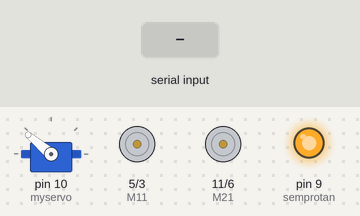
The sketch below on a simulated Arduino Uno, built with avr-gcc and run on an emulated ATmega328P. On the bench: servo, motor-driver pin pairs drawn as motors (green arrow = first pin HIGH = forward, orange = second pin HIGH = backward, longer = more drive), output pins drawn as LEDs (lit = HIGH). Inputs (shaded band) come from the test bench. What the sketch prints to the serial monitor is not drawn.

Above: at 1.2 s.
1.3 s: "8" received over Serial
At 3.1 s:
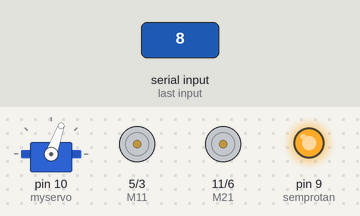
3.8 s: "A" received over Serial
At 5.0 s:
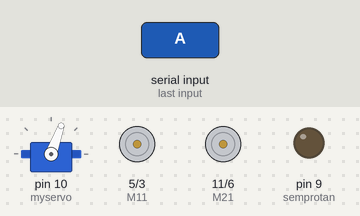
5.3 s: "7" received over Serial
At 7.4 s:
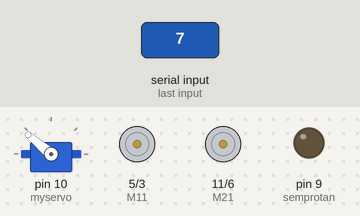
7.8 s: "4" received over Serial
At 8.1 s:
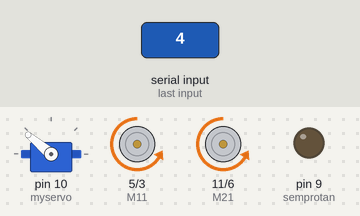
9.3 s: "2" received over Serial
At 10.3 s:
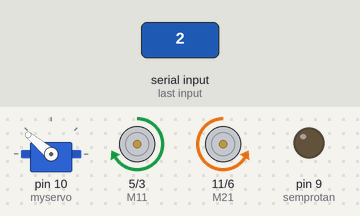
10.8 s: "1" received over Serial
At 11.5 s:
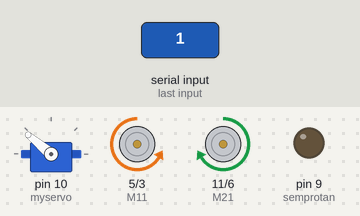
Timing chart, 0 to 13.3 s (numbered marks = the images above; inputs shaded):
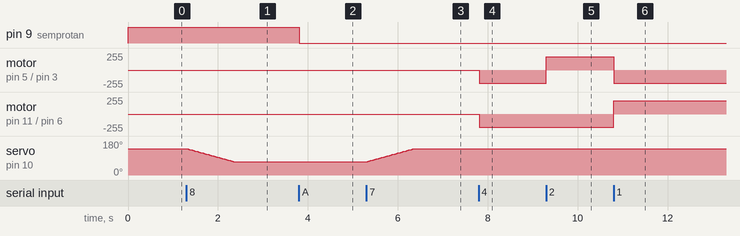

Measured:
- after the input at 1.3 s, servo on pin 10 (myservo): moves from 140° to 70° over 1.0 s, starting at once
- after the input at 3.8 s, pin 9 (semprotan): HIGH → LOW at once
- after the input at 5.3 s, servo on pin 10 (myservo): moves from 70° to 140° over 1.0 s, starting at once
- after the input at 7.8 s, motor on pin 5 (M11) / pin 3 (M12), motor on pin 11 (M21) / pin 6 (M22): stopped → backward 200/255 at once
- after the input at 9.3 s, motor on pin 5 (M11) / pin 3 (M12): backward 200/255 → forward 200/255 at once
- after the input at 10.8 s, motor on pin 5 (M11) / pin 3 (M12): forward 200/255 → backward 200/255 at once; motor on pin 11 (M21) / pin 6 (M22): backward 200/255 → forward 200/255 at once

The sketch:

Arduino_btjoystick.ino
```cpp
#include <Servo.h>

Servo myservo;
int pos = 0;      // Servo position
int i = 140;      // Initial servo position for proper operation

#define semprotan 9 // Define spray pin

char val; // Variable to read data from Bluetooth

// Motor pin allocations
int M11 = 5;
int M12 = 3;
int M21 = 11;
int M22 = 6;

// Servo angles for opening and closing
int maxclose = 140;
int maxopen = 70;

void setup(){
  Serial.begin(9600); // Activate serial monitor in Arduino GUI

  // Motor pin setup
  pinMode(M11, OUTPUT);
  pinMode(M12, OUTPUT);
  pinMode(M21, OUTPUT);
  pinMode(M22, OUTPUT);

  // Spray pin setup
  pinMode(semprotan, OUTPUT);
  digitalWrite(semprotan, HIGH); // Default spray off

  myservo.attach(10); // Attach servo to pin 10
  myservo.write(i);   // Set initial position of the servo
}

void loop(){
  if (Serial.available()){
    val = Serial.read(); // Read data from Bluetooth
  }

  Serial.println(val); // Print the value to serial monitor for debugging

  // Servo control based on Bluetooth input
  if (val == '7'){
    CLOSE();
  } else if (val == '8'){
    OPEN();
  }

  // Motor control
  if (val == '4'){
    FW();
  } else if (val == '2'){
    RR();
  } else if (val == '1'){
    RL();
  } else if (val == '3'){
    BW();
  } else if (val == '5'){
    ROT();
  } else if (val == '6'){
    MX();
  } else if (val == 'A'){
    digitalWrite(semprotan, LOW); // Activate spray
  } else if (val == '9'){
    digitalWrite(semprotan, HIGH); // Deactivate spray
  } else {
    STOP(); // Stop all motors if no valid input
  }
}

// Rotate Right
void RR(){
    analogWrite(M11, 200);
    analogWrite(M12, 0);    // Motor 1 backward

    analogWrite(M21, 0);
    analogWrite(M22, 200);  // Motor 2 forward
}

// Rotate Left
void RL(){
    analogWrite(M11, 0);
    analogWrite(M12, 200);  // Motor 1 forward

    analogWrite(M21, 200);
    analogWrite(M22, 0);    // Motor 2 backward
}

// Forward
void FW(){
    analogWrite(M11, 0);
    analogWrite(M12, 200);  // Motor 1 forward

    analogWrite(M21, 0);
    analogWrite(M22, 200);  // Motor 2 forward
}

// Max Speed
void MX(){
    analogWrite(M11, 255);
    analogWrite(M12, 0);    // Motor 1 forward

    analogWrite(M21, 255);
    analogWrite(M22, 0);    // Motor 2 forward
}

// Backward
void BW(){
    analogWrite(M11, 200);
    analogWrite(M12, 0);    // Motor 1 backward

    analogWrite(M21, 200);
    analogWrite(M22, 0);    // Motor 2 backward
}

// Fast Rotate
void ROT(){
    analogWrite(M11, 255);
    analogWrite(M12, 0);    // Motor 1 forward

    analogWrite(M21, 0);
    analogWrite(M22, 255);  // Motor 2 backward
}

// Stop all motors
void STOP(){
    analogWrite(M11, 0);
    analogWrite(M12, 0);    // Stop Motor 1

    analogWrite(M21, 0);
    analogWrite(M22, 0);    // Stop Motor 2
}

// Open the servo
void OPEN(){
  if (i > maxopen){
    i -= 1;
    myservo.write(i); // Move the servo
    delay(15);        // Give time for the servo to move
  }
}

// Close the servo
void CLOSE(){
  if (i < maxclose){
    i += 1;
    myservo.write(i); // Move the servo
    delay(15);        // Give time for the servo to move
  }
}
```
